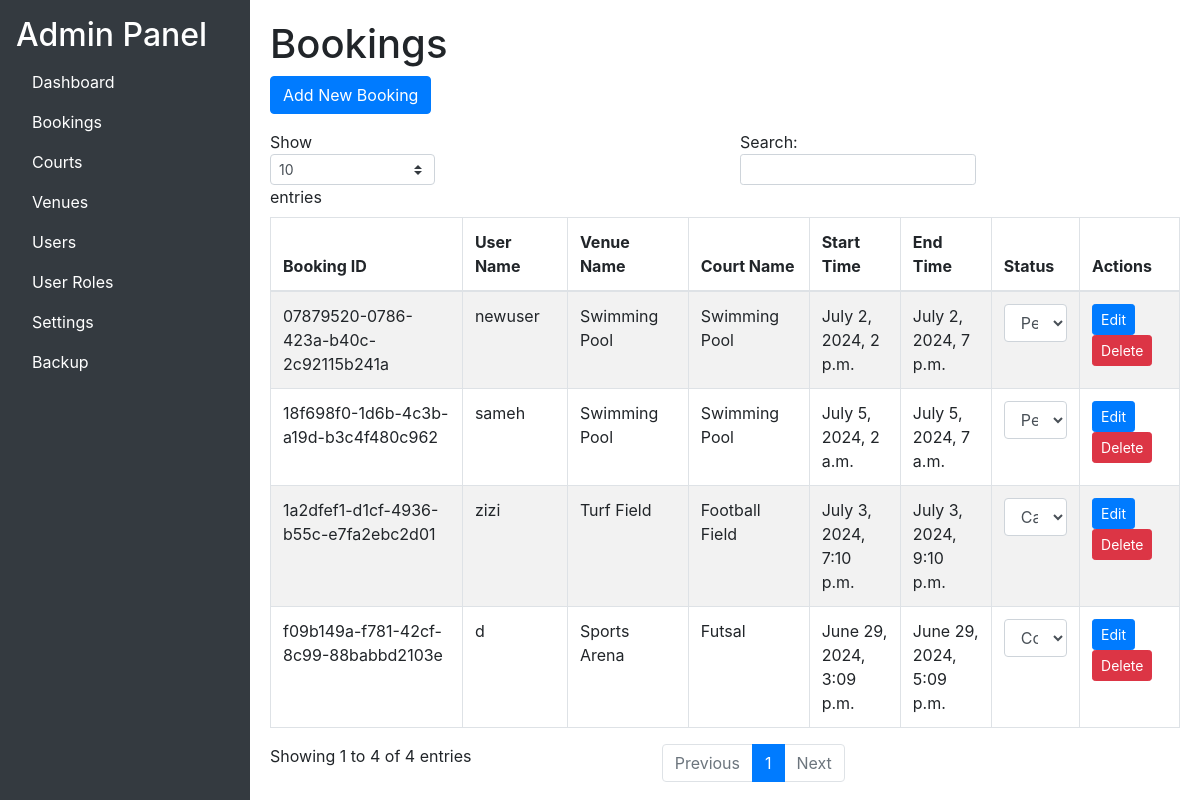
The page /adminpanel/bookings/ (signed in) on the database as committed earlier.
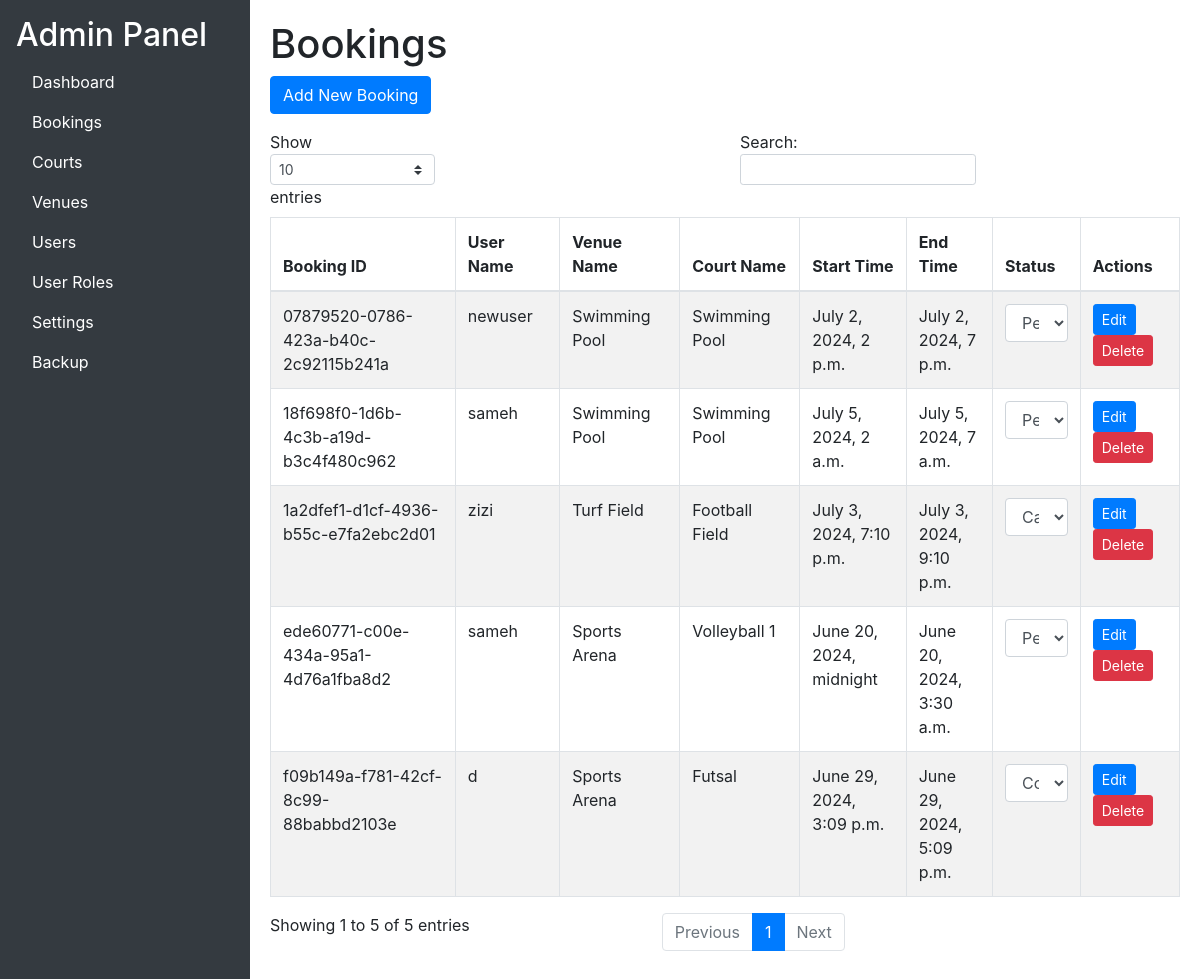
The same page on the database as committed later.
### base/models.py (models this page shows, shortened)
class BookingCourt(models.Model):
    booking = models.ForeignKey("Booking", on_delete=models.CASCADE)
    court = models.ForeignKey("Court", on_delete=models.CASCADE)
    startTime = models.DateTimeField()
    endTime = models.DateTimeField()

class Booking(models.Model):
    statusChoices = [
        ('PENDING', 'Pending'),
        ('CANCELLED', 'Cancelled'),
        ('COMPLETED', 'Completed'),
    ]
    bookingID = models.UUIDField(primary_key=True, default=uuid.uuid4, editable=False)
    userID = models.ForeignKey("User", on_delete=models.CASCADE)
    bookTime = models.DateTimeField(auto_now_add=True)
    price = models.DecimalField(decimal_places=2, max_digits=10)
    status = models.CharField(
        max_length=10,
        choices=statusChoices,
        default='PENDING',
    )

class User(AbstractBaseUser, PermissionsMixin):
    accountChoices = [
        ('EXT', 'External'),
        ('STU', 'Student'),
        ('STA', 'Staff'),
        ('ADM', 'Admin'),
    ]
    userID = models.UUIDField(primary_key=True, default=uuid.uuid4, editable=False)
    name = models.CharField(max_length=255)
    email = models.EmailField(_("email address"), unique=True)
    phone_num = models.CharField(max_length=255, null=True)
    accountType = models.CharField(
        max_length=10,
        choices=accountChoices,
        default='EXT',
    )
    is_active = models.BooleanField(default=True)
    is_staff = models.BooleanField(default=False)
    date_joined = models.DateTimeField(default=timezone.now)  # New field added
    objects = CustomAccountManager()
    USERNAME_FIELD = 'email'
    REQUIRED_FIELDS = ['name']

class Court(models.Model):
    courtName = models.CharField(max_length=255)
    opening = models.TimeField()
    closing = models.TimeField()
    rate = models.DecimalField(decimal_places=2, max_digits=10)
    bookingToggle = models.BooleanField()
    venueID = models.ForeignKey("Venue", on_delete=models.CASCADE)

class Venue(models.Model):
    venueName = models.CharField(max_length=255)
    bookingToggle = models.BooleanField()

### base/views.py (the view)
# urls.py: path('adminpanel/bookings/', views.admin_bookings, name='admin_bookings'),
@login_required
@user_passes_test(is_admin)
def admin_bookings(request):
    bookings = BookingCourt.objects.select_related('booking__userID', 'court__venueID').all()
    return render(request, 'adminpanel/bookings.html', {'bookings': bookings})

### base/views.py (called while the page is built)
def is_admin(user):
    return user.is_staff

### base/templates/adminpanel/bookings.html (shortened to what this page needs)
{% extends "adminpanel/base_admin.html" %}
{% block content %}
    <h1>Bookings</h1>
    <a href="{% url 'create_booking' %}" class="btn btn-primary mb-3">Add New Booking</a>
    <table id="bookingsTable" class="table table-striped table-bordered">
        <thead>
            <tr>
                <th>Booking ID</th>
                <th>User Name</th>
                <th>Venue Name</th>
                <th>Court Name</th>
                <th>Start Time</th>
                <th>End Time</th>
                <th>Status</th>
                <th>Actions</th>
            </tr>
        </thead>
        <tbody>
            {% for booking_court in bookings %}
            <tr>
                <td>{{ booking_court.booking.bookingID }}</td>
                <td>{{ booking_court.booking.userID.name }}</td>
                <td>{{ booking_court.court.venueID.venueName }}</td>
                <td>{{ booking_court.court.courtName }}</td>
                <td>{{ booking_court.startTime }}</td>
                <td>{{ booking_court.endTime }}</td>
                <td>
                    <select onchange="updateBookingStatus('{{ booking_court.booking.bookingID }}', this.value)" class="form-control">
                        <option value="PENDING" {% if booking_court.booking.status == 'PENDING' %}selected{% endif %}>Pending</option>
                        <option value="CONFIRMED" {% if booking_court.booking.status == 'COMPLETED' %}selected{% endif %}>Completed</option>
                        <option value="CANCELLED" {% if booking_court.booking.status == 'CANCELLED' %}selected{% endif %}>Cancelled</option>
                    </select>
                </td>
                <td>
                    <button class="btn btn-primary btn-sm" onclick="editBooking('{{ booking_court.booking.bookingID }}')">Edit</button>
                    <button class="btn btn-danger btn-sm" onclick="confirmDeleteBooking('{{ booking_court.booking.bookingID }}')">Delete</button>
                </td>
            </tr>
            {% endfor %}
        </tbody>
    </table>
{% endblock %}

Rows that differ between the two databases and show on the page:
added BookingCourt: booking.bookingID "ede60771-c00e-434a-95a1-4d76a1fba8d2", booking.userID.name "sameh", court.venueID.venueName "Sports Arena", court.courtName "Volleyball 1", startTime "June 20, 2024, midnight", endTime "June 20, 2024, 3:30 a.m.", booking.bookingID "Pending"
Other text that changed with them:
text written by a page script: "Show entries Search: Showing 1 to 4 of 4 entries Previous 1 Next" → "Show entries Search: Showing 1 to 5 of 5 entries Previous 1 Next"
